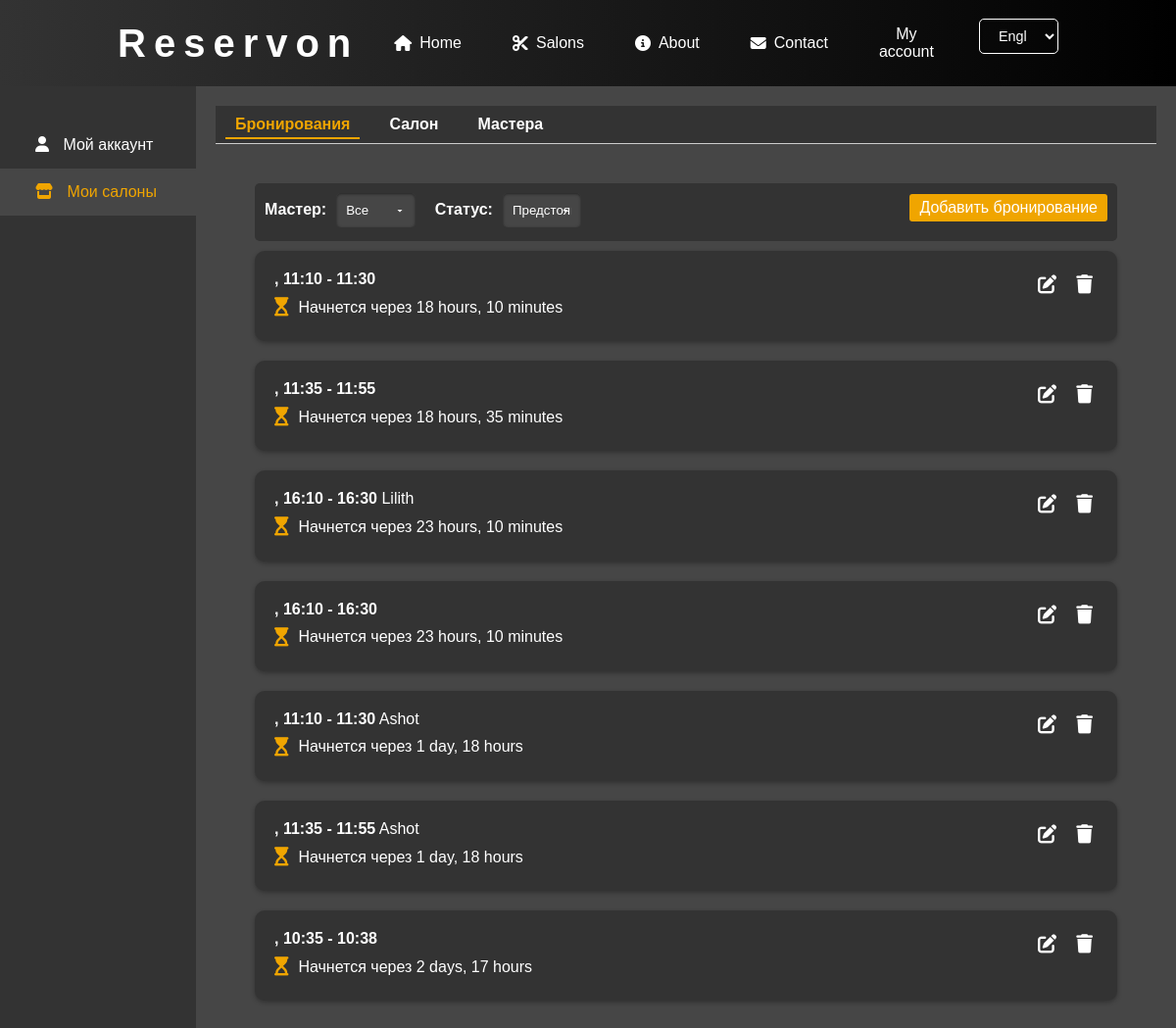
Before: /user-account/bookings/ (signed in) with the older database file.
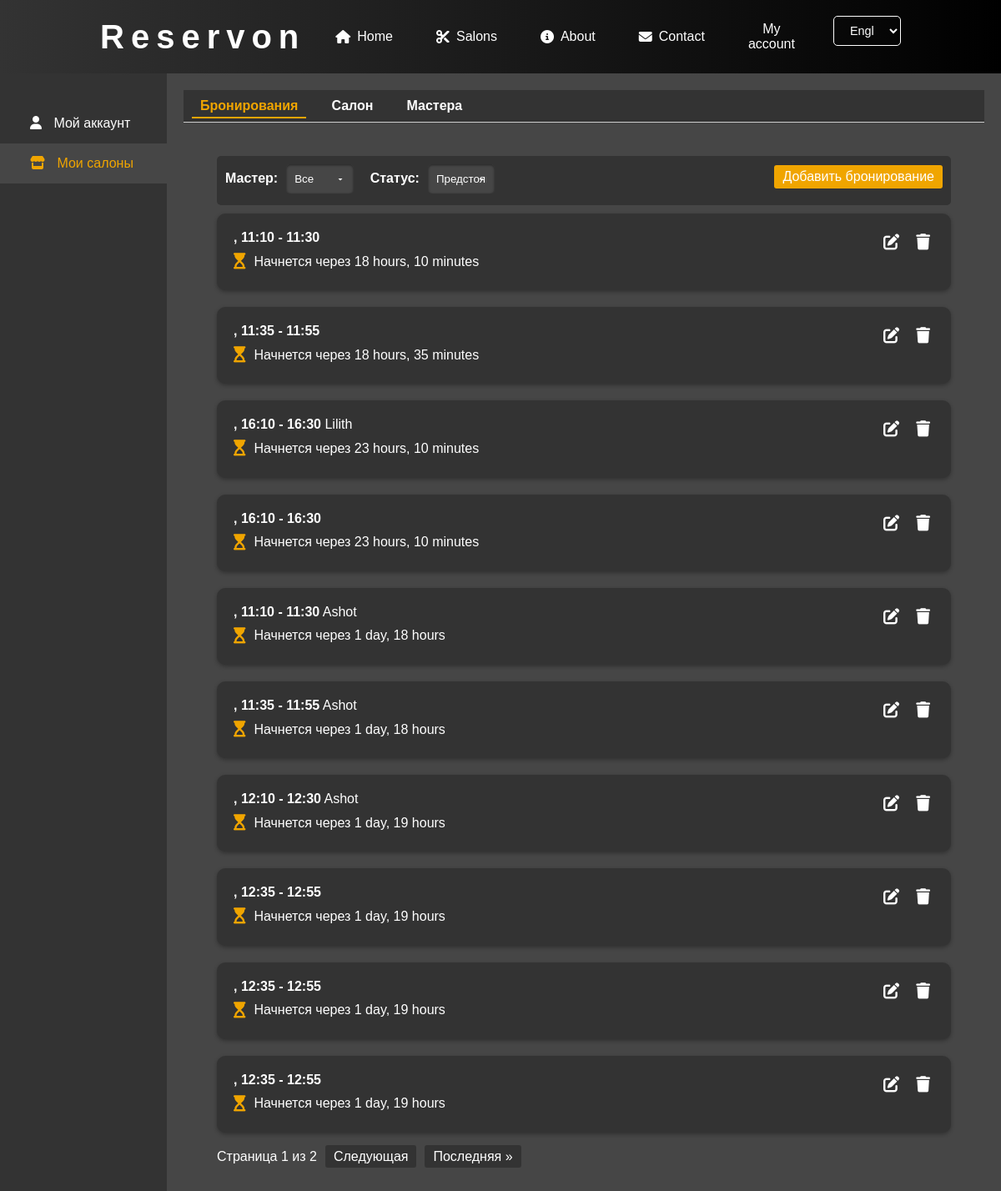
After: the same page with the newer database file.
### salons/models.py (models this page shows, shortened)
class Appointment(models.Model):
    salon = models.ForeignKey(Salon, on_delete=models.CASCADE)
    user = models.ForeignKey(User, on_delete=models.CASCADE, null=True, blank=True)
    start_datetime = models.DateTimeField()
    end_datetime = models.DateTimeField(null=True, blank=True)
    barbers = models.ManyToManyField(
        Barber,
        through='AppointmentBarberService',
        related_name='appointments'
    )

class AppointmentBarberService(models.Model):
    appointment = models.ForeignKey(Appointment, on_delete=models.CASCADE, related_name='barber_services')
    barber = models.ForeignKey(Barber, on_delete=models.SET_NULL, null=True, blank=True, related_name='appointmentbarberservice')
    services = models.ManyToManyField(Service)
    start_datetime = models.DateTimeField()
    end_datetime = models.DateTimeField()

class Barber(models.Model):
    salon = models.ForeignKey(Salon, on_delete=models.CASCADE, related_name='barbers')
    user = models.OneToOneField(User, on_delete=models.SET_NULL, null=True, blank=True)
    name = models.CharField(max_length=100)
    avatar = models.ImageField(upload_to='salons/barbers', blank=True, null=True)
    description = models.TextField(blank=True, null=True)
    categories = models.ManyToManyField(ServiceCategory, related_name='barbers')  # Add this line
    def __str__(self):
        return f"{self.name} ({self.salon.name})"

### user_account/views.py (the view)
# urls.py: path('bookings/', views.manage_bookings, name='manage_bookings'),
@login_required
def manage_bookings(request):
    user = request.user
    salons = user.administered_salons.all()
    if not salons.exists():
        return render(request, 'user_account/no_salons.html')
    salon_id = request.GET.get('salon_id')
    if salon_id:
        selected_salon = get_object_or_404(Salon, id=salon_id, admins=user)
    else:
        selected_salon = salons.first()
    appointments = Appointment.objects.filter(salon=selected_salon)
    barber_id = request.GET.get('barber')
    status = request.GET.get('status', 'upcoming')  # По умолчанию 'upcoming'
    if barber_id:
        appointments = appointments.filter(barber_services__barber_id=barber_id)
    if status == 'past':
        appointments = appointments.filter(end_datetime__lt=timezone.now())
    elif status == 'upcoming':
        appointments = appointments.filter(start_datetime__gte=timezone.now())
    appointments = appointments.distinct()
    appointments = appointments.order_by('start_datetime')
    paginator = Paginator(appointments, 10)
    page_number = request.GET.get('page')
    page_obj = paginator.get_page(page_number)
    barbers = Barber.objects.filter(salon=selected_salon)
    booking_form = AdminBookingForm()
    context = {
        'appointments': page_obj,
        'barbers': barbers,
        'selected_salon': selected_salon,
        'salons': salons,
        'active_menu': 'bookings',
        'active_sidebar': 'salons',
        'now': timezone.now(),
        'booking_form': booking_form,
    }
    return render(request, 'user_account/manage_bookings.html', context)

### user_account/forms.py
class AdminBookingForm(forms.ModelForm):
    barber = forms.ModelChoiceField(
        queryset=Barber.objects.all(),
        required=False,
        label='Мастер'
    )
    services = forms.ModelMultipleChoiceField(
        queryset=Service.objects.all(),
        required=False,
        label='Услуги'
    )
    class Meta:
        model = Appointment
        fields = ['start_datetime', 'end_datetime', 'barber', 'services']
        labels = {
            'start_datetime': 'Начало бронирования',
            'end_datetime': 'Конец бронирования',
        }
        widgets = {
            'start_datetime': DateTimeInput(attrs={'type': 'datetime-local'}),
            'end_datetime': DateTimeInput(attrs={'type': 'datetime-local'}),
        }

### salons/models.py (called while the page is built)
    def __str__(self):
        return self.name

### user_account/templatetags/custom_filters.py (called while the page is built)
@register.filter
def format_date_localized(value):
    if value is None:
        return ''
    tz = timezone.get_current_timezone()
    value = timezone.localtime(value, tz)
    current_language = get_language() or 'en'
    locale_code = LANGUAGE_LOCALE_MAP.get(current_language, 'en')
    return format_datetime(value, "d MMMM", locale=locale_code)

### user_account/templates/user_account/manage_bookings.html (shortened to what this page needs)
{% extends "user_account/account_base.html" %}
{% load custom_filters %}
{% load static %}
{% block page_content %}
<div class="bookings-container">
    <form method="get" class="filter-form">
        <div class="filter-fields">
            <label for="barber">Мастер:</label>
            <select name="barber" id="barber"  onchange="this.form.submit()">
                <option value="">Все</option>
            </select>
            <label for="status">Статус:</label>
            <select name="status" id="status"  onchange="this.form.submit()">
                <option value="upcoming" {% if request.GET.status == 'upcoming' or request.GET.status == None %}selected{% endif %}>Предстоящие</option>
            </select>
        </div>
          <button type="button" class="btn btn-primary" data-toggle="modal" data-target="#addBookingModal">
            Добавить бронирование
          </button>
        </form>
                        {% include "user_account/add_booking.html" with form=booking_form selected_salon=selected_salon %}
    {% for appointment in appointments %}
        {% if appointment.id %}
    <div class="booking-card"  onclick="window.location.href=`{% url 'user_account:edit_booking' appointment.id %}`">
        <div class="booking-info">
           <span class="booking-time">{{ appointment.start_datetime|format_date_localized }}, {{ appointment.start_datetime|time:"H:i" }} - {{ appointment.end_datetime|time:"H:i" }}</span>
           {% for barber_service in appointment.barber_services.all %}
                    {{ barber_service.barber.name }}{% if not forloop.last %}, {% endif %}
                {% endfor %}
            {% with time_diff=appointment.start_datetime|timeuntil:now %}
            {% if appointment.start_datetime > now %}
                <p>
                    <i class="fas fa-hourglass-start"></i>
                    <span class="booking-countdown">Начнется через {{ time_diff }}</span>
                </p>
            {% else %}
                <p>
                    <i class="fas fa-hourglass-end"></i>
                    <span class="booking-countdown">Уже началось</span>
                </p>
            {% endif %}
        {% endwith %}
        </div>
        <div class="booking-actions">
            <a href="{% url 'user_account:edit_booking' appointment.id %}" class="action-button" title="Редактировать"><i class="fas fa-edit"></i></a>
            <a href="{% url 'user_account:delete_booking' appointment.id %}" class="action-button" title="Удалить"><i class="fas fa-trash"></i></a>
        </div>
    </div>
    {% else %}
        <p>Ошибка: бронирование без идентификатора.</p>
    {% endif %}
        {% empty %}
        <p>Бронирований пока нет</p>
    {% endfor %}
    <div class="pagination">
        {% if appointments.has_other_pages %}
            <ul>
                <li>Страница {{ appointments.number }} из {{ appointments.paginator.num_pages }}</li>
                {% if appointments.has_next %}
                    <li><a href="?page={{ appointments.next_page_number }}{% if request.GET.barber %}&barber={{ request.GET.barber }}{% endif %}{% if request.GET.status %}&status={{ request.GET.status }}{% endif %}">Следующая</a></li>
                    <li><a href="?page={{ appointments.paginator.num_pages }}">Последняя &raquo;</a></li>
                {% endif %}
            </ul>
        {% endif %}
    </div>
</div>
{% endblock %}

### user_account/templates/user_account/account_base.html (shortened to what this page needs)
{% extends "base.html" %}
{% load static %}
{% block content %}
<link rel="stylesheet" href="{% static 'user_account/css/unified.css' %}">
<link rel="stylesheet" href="{% static 'user_account/css/my_account.css' %}">
<link rel="stylesheet" href="{% static 'user_account/css/account.css' %}">
<link rel="stylesheet" href="{% static 'user_account/css/manage_bookings.css' %}">
<link rel="stylesheet" href="{% static 'user_account/css/dashboard.css' %}">
<link rel="stylesheet" href="{% static 'user_account/css/edit_booking.css' %}">
<div class="dashboard-container">
    <nav class="sidebar">
        <ul>
            <li class="{% if active_sidebar == 'account' %}active{% endif %}"><a href="{% url 'user_account:my_account' %}"><i class="fas fa-user"></i> Мой аккаунт</a></li>
            <li class="{% if active_sidebar == 'salons' %}active{% endif %}"><a href="{% url 'user_account:account_dashboard' %}"><i class="fas fa-store"></i> Мои салоны</a></li>
        </ul>
    </nav>
    <div class="main-content">
        <div class="top-menu">
            <ul>
                <li class="{% if active_menu == 'bookings' %}active{% endif %}"><a href="{% url 'user_account:manage_bookings' %}">Бронирования</a></li>
                <li class="{% if active_menu == 'salon' %}active{% endif %}"><a href="{% url 'user_account:account_dashboard' %}">Салон</a></li>
                <li class="{% if active_menu == 'salon_masters' %}active{% endif %}"><a href="{% url 'user_account:salon_masters' %}">Мастера</a></li>
            </ul>
        </div>
        <div class="page-content">
            {% block page_content %}{% endblock %}
        </div>
    </div>
</div>
<link href="https://cdn.jsdelivr.net/npm/select2@4.1.0-rc.0/dist/css/select2.min.css" rel="stylesheet" />
<link rel="stylesheet" href="https://cdn.jsdelivr.net/npm/flatpickr/dist/flatpickr.min.css">
{% endblock %}

### main/templates/base.html (shortened to what this page needs)
{% load static %}
{% load socialaccount %}
<!DOCTYPE html>
<html lang="en">
  <head>
    <link rel="stylesheet" href="{% static 'main/css/main.css' %}">
    <link rel="stylesheet" href="{% static 'main/css/header.css' %}">
    <link rel="stylesheet" href="{% static 'main/css/section.css' %}">
  </head>
  <body>
    <header>
      {% include "main/header.html" %}
    </header>
    <main>
      {% block content %} {% endblock %}
    </main>
  </body>
</html>

### main/templates/main/header.html (shortened to what this page needs)
{% load i18n %}
{% get_current_language as LANGUAGE_CODE %}
{% get_available_languages as LANGUAGES %}
{% get_language_info_list for LANGUAGES as languages %}
<div class="header-container">
  <div class="logo">
    <h1><a href="/">Reservon</a></h1>
  </div>
  <nav class="navigation" id="navigation">
    <ul>
      <li><a href="{% url 'main:main' %}"><i class="fa-solid fa-house"></i> {% trans "Home" %}</a></a></li>
      <li><a href="{% url 'salons:salons_main' %}"><i class="fas fa-cut"></i> {% trans "Salons" %}</a></li>
      <li><a href="{% url 'main:about' %}"><i class="fas fa-info-circle"></i> {% trans "About" %}</a></li>
      <li><a href="{% url 'main:contacts' %}"><i class="fas fa-envelope"></i> {% trans "Contact" %}</a></li>
    </ul>
    <div class="auth-buttons">
      {% if user.is_authenticated %}
          <a href="/user-account/bookings"><span class="user-name">{% trans "My account" %}</span></a>
      {% else %}
        <a href="#" class="btn login-btn" onclick="openAuthModal('login')"><i class="fa-solid fa-user"></i>{% trans "Login" %}</a>
      {% endif %}
      <form action="{% url 'set_language' %}" method="post" class="language-switcher">
        <select name="language" onchange="this.form.submit()">
          {% for language in languages %}
            <option value="{{ language.code }}" {% if language.code == LANGUAGE_CODE %}selected{% endif %}>
              {{ language.name_local }}
            </option>
          {% endfor %}
        </select>
      </form>
    </div>
  </nav>
</div>

### user_account/templates/user_account/add_booking.html (shortened to what this page needs)
{% load static %}
<link rel="stylesheet" href="{% static 'user_account/css/add_booking.css' %}">

### main/static/main/css/main.css (style rules this page uses)
body { background-color: #000; color: #fff; font-family: 'Helvetica Neue', Helvetica, Arial, sans-serif; margin: 0; padding: 0; }
* { box-sizing: border-box; }
header { width: 100%; text-align: center; color: white; transition: .4s; }
h1 { font-family: Moderne Sans, sans-serif; text-align: center; font-size: 2rem; width: 100%; letter-spacing: .5rem; margin-bottom: 20px; }
nav a { text-decoration: none; color: inherit; padding: 1rem; }

### main/static/main/css/header.css (style rules this page uses)
header { background: linear-gradient(90deg, #000, #333); color: #fff; padding: 10px 0; position: sticky; top: 0; z-index: 1000; }
.header-container { width: 100%; padding: 0 10%; box-sizing: border-box; display: flex; justify-content: space-between; align-items: center; }
.logo h1 { margin: 0; font-family: 'Moderne Sans', sans-serif; font-size: 2.5rem; letter-spacing: .5rem; }
.logo a { color: #fff; text-decoration: none; }
.navigation { display: flex; align-items: center; justify-content: space-between; gap: 20px; }
.navigation ul { list-style: none; margin: 0; padding: 0; display: flex; }
.navigation li { margin-left: 20px; }
.navigation a { color: #fff; text-decoration: none; font-size: 1rem; transition: color 0.3s; display: flex; align-items: center; }
.navigation a i { margin-right: 8px; }
.auth-buttons { display: flex; align-items: center; }
.language-switcher { margin-left: 15px; }
.language-switcher select { padding: 8px 15px; border-radius: 5px; background-color: transparent; color: #fff; border: 1px solid #fff; font-size: 0.9rem; cursor: pointer; transition: background 0.3s, color 0.3s; }
.language-switcher option { color: #000; }
.auth-buttons .user-name { color: #fff; margin-right: 15px; font-size: 1rem; }

### user_account/static/user_account/css/unified.css (style rules this page uses)
body { background-color: #333; color: #fff; font-family: 'Arial', sans-serif; margin: 0; padding: 0; }
#content, .page-content { padding: 20px; }
h1, h2, h3, h4 { color: #fff; margin-bottom: 15px; }
a { color: rgb(240,165,0); text-decoration: none; }
button, .btn, input[type="submit"] { background-color: rgb(240,165,0); border: none; border-radius: 4px; color: #fff; padding: 8px 12px; cursor: pointer; font-size: 1rem; transition: background-color 0.3s; margin-bottom: 10px; }
input[type="text"], input[type="file"], textarea, select { background-color: #444; color: #fff; border: 1px solid #555; border-radius: 4px; padding: 10px; width: 100%; margin-bottom: 15px; transition: border-color 0.3s, box-shadow 0.3s; box-shadow: inset 0 1px 3px rgba(0,0,0,0.5); }
label { font-weight: bold; margin-bottom: 5px; display: block; }

### user_account/static/user_account/css/account.css (style rules this page uses)
.dashboard-container { display: flex; flex-wrap: nowrap; min-height: 80vh; }
.top-menu { background-color: rgb(51, 51, 51); padding: 10px; border-bottom: 1px solid #ccc; }
.top-menu ul { list-style-type: none; display: flex; margin: 0; padding: 0; }
.top-menu ul li { margin-right: 20px; }
.top-menu ul li a { color: white; text-decoration: none; font-weight: bold; }
.top-menu ul li.active a, .top-menu ul li a:hover { color: rgb(240, 165, 0); }
.top-menu ul li a { padding: 5px 10px; }
.top-menu ul li.active a { color: rgb(240, 165, 0); border-bottom: 2px solid rgb(240, 165, 0); }
.sidebar { flex: 0 0 200px; width: 200px; background-color: rgb(51, 51, 51); color: white; padding-top: 20px; }
.sidebar ul { list-style-type: none; padding-left: 0; }
.sidebar ul li { padding: 15px 20px; }
.sidebar ul li a { color: white; text-decoration: none; }
.sidebar ul li.active, .sidebar ul li:hover { background-color: rgb(70, 70, 70); }
.sidebar ul li.active a, .sidebar ul li:hover a { color: rgb(240, 165, 0); }
.sidebar ul li a i { margin-right: 10px; }
.main-content { flex-grow: 1; background-color: rgb(70, 70, 70); padding: 20px; }

### user_account/static/user_account/css/edit_booking.css (style rules this page uses)
:root { --primary-color: #009bff; --primary-hover: #006bb3; --secondary-color: #f0a500; --secondary-hover: #dc9100; --danger-color: #c80000; --danger-hover: #aa0000; --background-color: #333333; --background-hover: #3c3c3c; --card-background: #333333; --card-hover-background: #3c3c3c; --text-color: #ffffff; --text-muted: #cccccc; --border-color: #c8c8c8; --shadow-color: rgba(0, 0, 0, 0.3); --shadow-hover-color: rgba(0, 0, 0, 0.5); --input-background: #464646; --input-border: #c8c8c8; }
.booking-time { font-size: 1.2em; font-weight: bold; color: var(--secondary-color); }

Changed rows visible on the page:
no longer on this page (row unchanged): Appointment: start_datetime "10:35", end_datetime "10:38", appointment "2 days, 17 hours"
added Appointment: start_datetime "12:10", end_datetime "12:30", appointment "1 day, 19 hours"
added AppointmentBarberService: barber.name "Ashot", shown under "12:10"
added Appointment: start_datetime "12:35", end_datetime "12:55", appointment "1 day, 19 hours"
added Appointment: start_datetime "12:35", end_datetime "12:55", appointment "1 day, 19 hours"
added Appointment: start_datetime "12:35", end_datetime "12:55", appointment "1 day, 19 hours"
Other visible differences:
{{ appointments.number }}: (not shown) → "1"
{{ appointments.paginator.num_pages }}: (not shown) → "2"
text now shown: "Страница из Следующая Последняя »"
